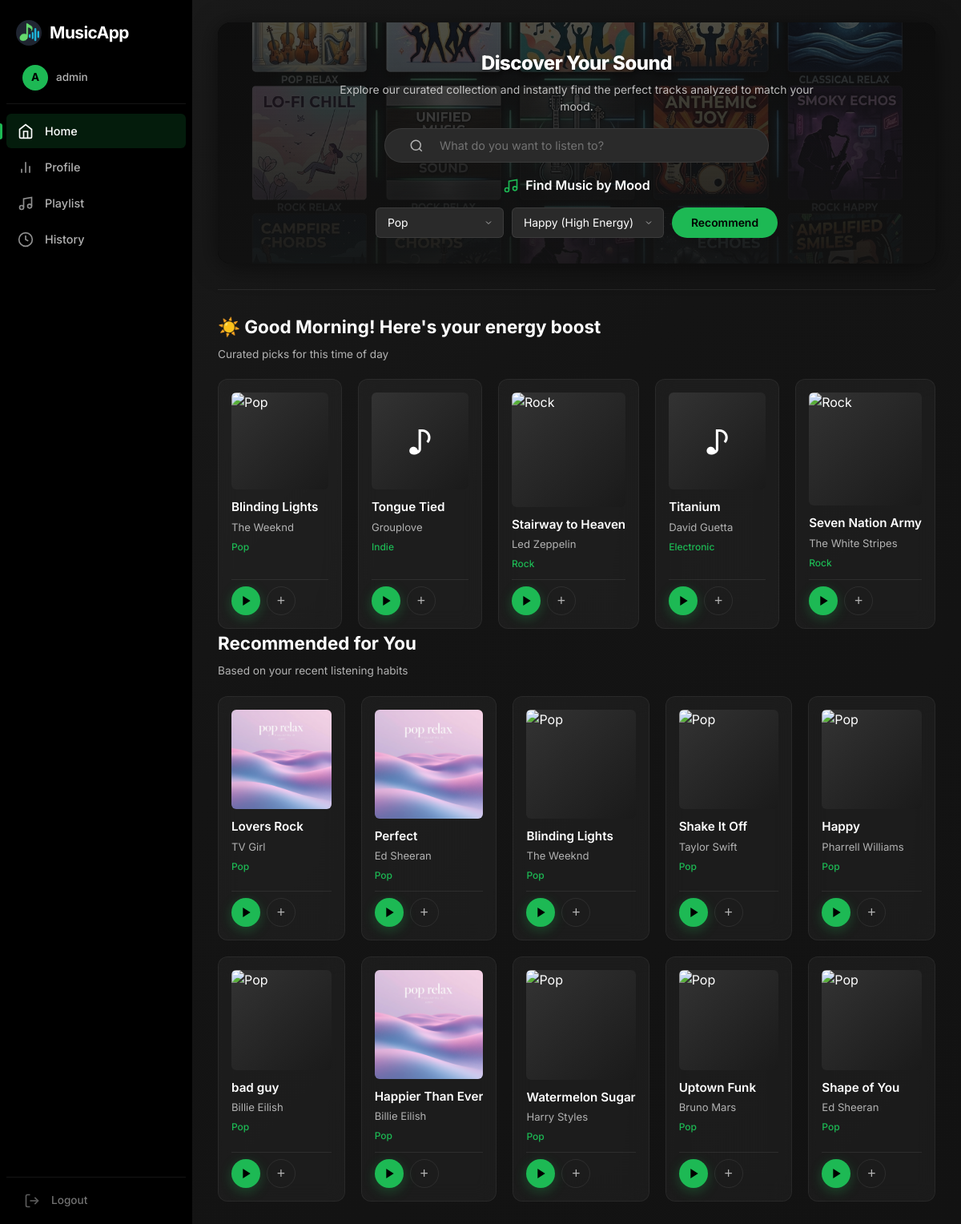
The page / (signed in) on the database its author committed.
### tables this page shows
CREATE TABLE songs (
    id INTEGER PRIMARY KEY AUTOINCREMENT,
    title TEXT NOT NULL,
    artist TEXT NOT NULL,
    genre TEXT NOT NULL,
    energy REAL NOT NULL,
    file_path TEXT
);

### app.py (the view)
@app.route('/')
def home():
    if 'user_id' not in session:
        return redirect('/login')
    conn = get_db_connection()
    user_id = session['user_id']
    top = conn.execute('''
        SELECT s.genre, COUNT(*) as cnt
        FROM history h
        JOIN songs s ON h.song_id = s.id
        WHERE h.user_id = ?
        GROUP BY s.genre
        ORDER BY cnt DESC LIMIT 1
    ''', (user_id,)).fetchone()
    if top:
        songs = conn.execute('SELECT * FROM songs WHERE genre = ? ORDER BY RANDOM() LIMIT 10', (top['genre'],)).fetchall()
        personalized = True
    else:
        songs = conn.execute('SELECT * FROM songs LIMIT 10').fetchall()
        personalized = False
    lk_tz = pytz.timezone('Asia/Colombo')
    hour = datetime.now(lk_tz).hour
    time_songs = []
    time_title = ''
    if 5 <= hour < 12:
        time_songs = conn.execute(
            'SELECT * FROM songs WHERE energy > 0.6 ORDER BY RANDOM() LIMIT 5'
        ).fetchall()
        time_title = '☀️ Good Morning! Here\'s your energy boost'
    elif hour >= 18:
        time_songs = conn.execute(
            'SELECT * FROM songs WHERE energy < 0.4 ORDER BY RANDOM() LIMIT 5'
        ).fetchall()
        time_title = '🌙 Unwind for the Evening'
    conn.close()
    return render_template('index.html', songs=songs, personalized=personalized,
                           time_songs=time_songs, time_title=time_title)

### app.py (called while the page is built)
def get_db_connection():
    conn = sqlite3.connect('music.db')
    conn.row_factory = sqlite3.Row # This allows us to use column names directly
    return conn

### templates/index.html (shortened to what this page needs)
{% extends "base_app.html" %}
{% block app_content %}
<div class="hero-banner">
    <div class="hero-content">
        <h1 class="hero-title">Discover Your Sound</h1>
        <p class="hero-subtitle">Explore our curated collection and instantly find the perfect tracks analyzed to match your mood.</p>
        <div class="search-section">
            <form class="search-form" action="/search" method="GET">
                <button type="submit">
                    <svg viewBox="0 0 24 24" fill="none" stroke="currentColor" stroke-width="2"><circle cx="11" cy="11" r="8"/><line x1="21" y1="21" x2="16.65" y2="16.65"/></svg>
                </button>
                <input type="text" name="query" placeholder="What do you want to listen to?" autocomplete="off" required>
            </form>
        </div>
        <div class="mood-filter mood-filter-banner">
            <div class="mood-filter-header">
                <svg viewBox="0 0 24 24" fill="none" stroke="currentColor" stroke-width="2"><path d="M9 18V5l12-2v13"/><circle cx="6" cy="18" r="3"/><circle cx="18" cy="16" r="3"/></svg>
                Find Music by Mood
            </div>
            <div class="mood-filter-options">
                <form action="/recommend" method="GET" style="display:flex; gap:10px; flex-wrap:wrap; justify-content:center;">
                    <select name="genre" class="mood-select">
                        <option value="Pop">Pop</option>
                    </select>
                    <select name="mood" class="mood-select">
                        <option value="high">Happy (High Energy)</option>
                    </select>
                    <button type="submit" class="btn btn-primary">Recommend</button>
                </form>
            </div>
        </div>
    </div>
</div>
{% if time_songs %}
<hr class="section-divider">
<h2 style="font-size:1.4rem; font-weight:700; margin-bottom:6px;">{{ time_title }}</h2>
<p style="color:var(--text-secondary); font-size:0.85rem; margin-bottom:20px;">Curated picks for this time of day</p>
<div class="song-grid">
    {% for song in time_songs %}
    <div class="song-card">
        <div class="song-cover">
            {% set mood = 'happy' if song['energy'] >= 0.5 else 'relax' %}
            {% if song['genre'] in ('Pop', 'Rock', 'Classical') %}
                <img src="{{ url_for('static', filename='images/' ~ song['genre'] ~ ' ' ~ mood ~ '.jpg') }}" alt="{{ song['genre'] }}" class="cover-img">
            {% else %}
                <div class="cover-fallback">♪</div>
            {% endif %}
        </div>
        <div class="song-info">
            <a href="/player/{{ song['id'] }}" class="song-title" style="text-decoration:none; color:inherit;">{{ song['title'] }}</a>
            <span class="song-artist">{{ song['artist'] }}</span>
            <span class="song-genre">{{ song['genre'] }}</span>
        </div>
        <div class="song-card-actions">
            <button class="btn-play" onclick="location.href='/player/{{ song['id'] }}'">
                <svg viewBox="0 0 24 24" fill="currentColor"><polygon points="5 3 19 12 5 21 5 3"/></svg>
            </button>
            <button class="playlist-add-btn add-to-playlist-btn" data-song-id="{{ song['id'] }}" title="Add to playlist">+</button>
        </div>
    </div>
    {% endfor %}
</div>
{% endif %}
<h2 style="font-size:1.4rem; font-weight:700; margin-bottom:6px;">Recommended for You</h2>
<p style="color:var(--text-secondary); font-size:0.85rem; margin-bottom:20px;">{% if personalized %}Based on your recent listening habits{% else %}Browse our full collection{% endif %}</p>
<div class="song-grid">
    {% for song in songs %}
    <div class="song-card">
        <div class="song-cover">
            {% set mood = 'happy' if song['energy'] >= 0.5 else 'relax' %}
        </div>
        <div class="song-info">
            <a href="/player/{{ song['id'] }}" class="song-title" style="text-decoration:none; color:inherit;">{{ song['title'] }}</a>
            <span class="song-artist">{{ song['artist'] }}</span>
            <span class="song-genre">{{ song['genre'] }}</span>
        </div>
        <div class="song-card-actions">
            <button class="btn-play" onclick="location.href='/player/{{ song['id'] }}'">
                <svg viewBox="0 0 24 24" fill="currentColor"><polygon points="5 3 19 12 5 21 5 3"/></svg>
            </button>
            <button class="playlist-add-btn add-to-playlist-btn" data-song-id="{{ song['id'] }}" title="Add to playlist">+</button>
        </div>
    </div>
    {% else %}
    <div class="empty-state">
        <p>No songs found</p>
        <a href="/">Browse all songs</a>
    </div>
    {% endfor %}
</div>
{% endblock %}
{% block body %}
{{ super() }}
{% endblock %}

### templates/base_app.html (shortened to what this page needs)
{% extends "base.html" %}
{% block body %}
<div class="app-layout">
    <aside class="sidebar">
        <div class="sidebar-header">
            <div class="logo">
                <img src="{{ url_for('static', filename='images/logo.jpg') }}" alt="MusicApp" class="logo-img">
                <span class="logo-text">MusicApp</span>
            </div>
        </div>
        <div class="user-badge">
            <div class="avatar">{{ session['username'][0]|upper }}</div>
            <span class="username">{{ session['username'] }}</span>
        </div>
        <nav class="sidebar-nav">
            <a href="/" class="nav-item {% if request.path == '/' %}active{% endif %}">
                <svg class="nav-icon" viewBox="0 0 24 24" fill="none" stroke="currentColor" stroke-width="2"><path d="M3 9l9-7 9 7v11a2 2 0 0 1-2 2H5a2 2 0 0 1-2-2z"/><polyline points="9 22 9 12 15 12 15 22"/></svg>
                Home
            </a>
            <a href="/profile" class="nav-item {% if request.path == '/profile' %}active{% endif %}">
                <svg class="nav-icon" viewBox="0 0 24 24" fill="none" stroke="currentColor" stroke-width="2"><path d="M18 20V10M12 20V4M6 20v-6"/></svg>
                Profile
            </a>
            <a href="/playlist" class="nav-item {% if request.path == '/playlist' %}active{% endif %}">
                <svg class="nav-icon" viewBox="0 0 24 24" fill="none" stroke="currentColor" stroke-width="2"><path d="M9 18V5l12-2v13"/><circle cx="6" cy="18" r="3"/><circle cx="18" cy="16" r="3"/></svg>
                Playlist
            </a>
            <a href="/history" class="nav-item {% if request.path == '/history' %}active{% endif %}">
                <svg class="nav-icon" viewBox="0 0 24 24" fill="none" stroke="currentColor" stroke-width="2"><circle cx="12" cy="12" r="10"/><polyline points="12 6 12 12 16 14"/></svg>
                History
            </a>
        </nav>
        <div class="sidebar-footer">
            <a href="/logout" class="nav-item logout-link">
                <svg class="nav-icon" viewBox="0 0 24 24" fill="none" stroke="currentColor" stroke-width="2"><path d="M9 21H5a2 2 0 0 1-2-2V5a2 2 0 0 1 2-2h4"/><polyline points="16 17 21 12 16 7"/><line x1="21" y1="12" x2="9" y2="12"/></svg>
                Logout
            </a>
        </div>
    </aside>
    <main class="main-content">
        {% block app_content %}{% endblock %}
    </main>
</div>
{% endblock %}

### templates/base.html (shortened to what this page needs)
<!DOCTYPE html>
<html lang="en">
<head>
    <link rel="stylesheet" href="{{ url_for('static', filename='style.css') }}">
</head>
<body>
    {% block body %}{% endblock %}
</body>
</html>

### rows shown on the page
songs: title "Blinding Lights", artist "The Weeknd", genre "Pop"
songs: title "Tongue Tied", artist "Grouplove", genre "Indie"
songs: title "Stairway to Heaven", artist "Led Zeppelin", genre "Rock"
songs: title "Titanium", artist "David Guetta", genre "Electronic"
songs: title "Seven Nation Army", artist "The White Stripes", genre "Rock"
songs: title "Lovers Rock", artist "TV Girl", genre "Pop"
songs: title "Perfect", artist "Ed Sheeran", genre "Pop"
songs: title "Shake It Off", artist "Taylor Swift", genre "Pop"
songs: title "Happy", artist "Pharrell Williams", genre "Pop"
songs: title "bad guy", artist "Billie Eilish", genre "Pop"
songs: title "Happier Than Ever", artist "Billie Eilish", genre "Pop"
songs: title "Watermelon Sugar", artist "Harry Styles", genre "Pop"
songs: title "Uptown Funk", artist "Bruno Mars", genre "Pop"
songs: title "Shape of You", artist "Ed Sheeran", genre "Pop"

### other values the page prints
{{ session['username'][0]|upper }} "A"
{{ session['username'] }} "admin"
{{ time_title }} "☀️ Good Morning! Here's your energy boost"
